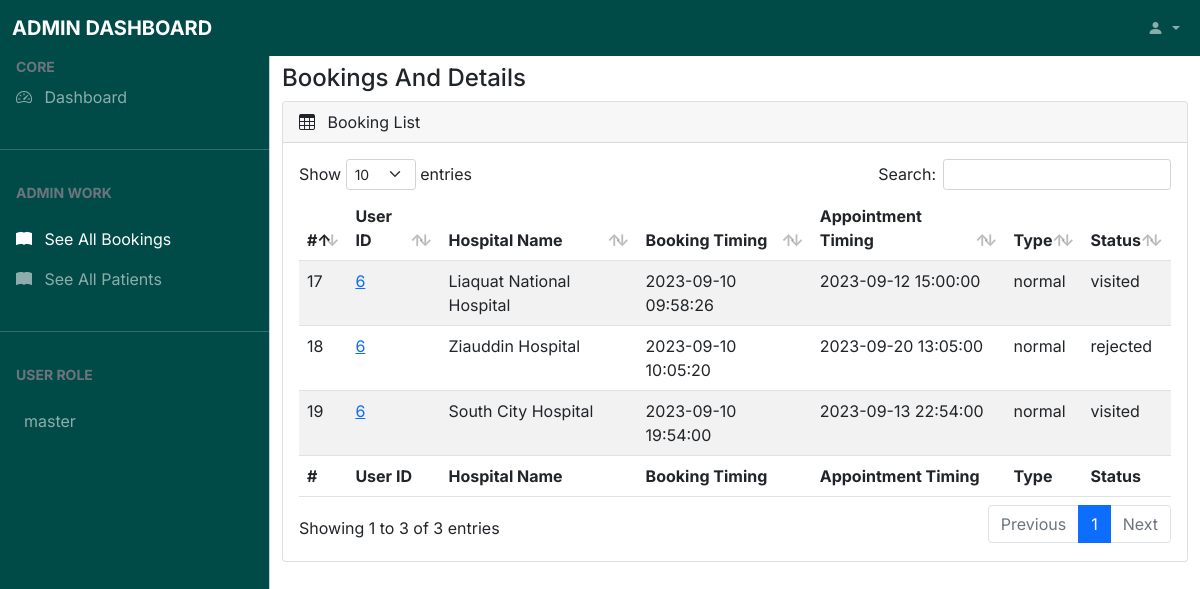
The page /management/admin/details/bookings/index.php (signed in) on the database as committed earlier.
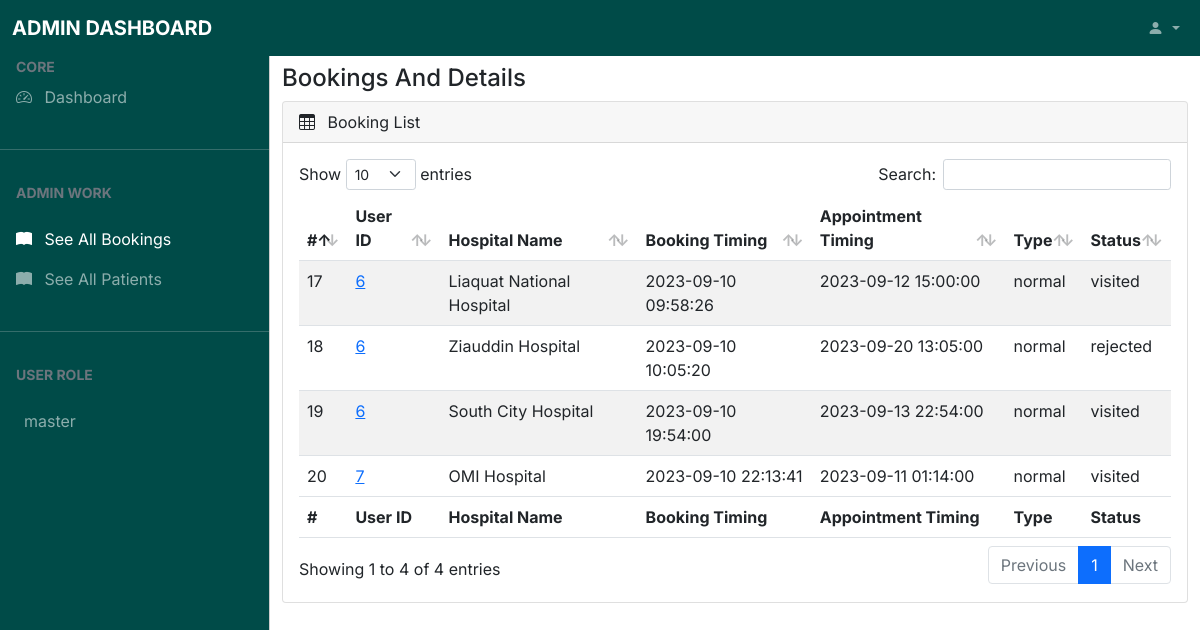
The same page on the database as committed later.
### tables this page shows
CREATE TABLE IF NOT EXISTS `appointments` (
  `appointment_id` int(11) NOT NULL AUTO_INCREMENT,
  `hospital_id` int(11) NOT NULL DEFAULT 0,
  `user_id` int(11) NOT NULL DEFAULT 0,
  `type` varchar(50) DEFAULT 'normal',
  `status` varchar(50) DEFAULT 'pending',
  `booking_time` datetime DEFAULT NULL,
  `appointment_time` datetime DEFAULT NULL,
  PRIMARY KEY (`appointment_id`),
  KEY `hospital_id` (`hospital_id`),
  KEY `user_id` (`user_id`),
  CONSTRAINT `hospital_id` FOREIGN KEY (`hospital_id`) REFERENCES `hospitals` (`hospital_id`),
  CONSTRAINT `user_id` FOREIGN KEY (`user_id`) REFERENCES `users` (`user_id`)
);

CREATE TABLE IF NOT EXISTS `hospitals` (
  `hospital_id` int(11) NOT NULL AUTO_INCREMENT,
  `hospital_name` varchar(50) NOT NULL DEFAULT 'No Name Specified',
  `timing` varchar(50) NOT NULL DEFAULT 'No Timing Specified',
  `area` varchar(50) NOT NULL DEFAULT 'No City Specified',
  `city` varchar(50) NOT NULL DEFAULT 'No Area Specified',
  PRIMARY KEY (`hospital_id`)
);

### config.php (called while the page is built)
<?php
    $config['URL'] = 'http://localhost';
    $config['DB_URL'] = 'localhost:3306';
    $config['DB_USERNAME'] = 'root';
    $config['DB_PASSWORD'] = '';
    $config['DB_DATABASE'] = '_covid19';
    $config['THEME_COLOR'] = '#00aea5';
    $config['STATIC_BACKGROUND'] = false;
?>

### management/admin/details/bookings/index.php (the view, shortened to what the changed rows need)
<?php
require('../../../../config.php');
$connection = mysqli_connect($config['DB_URL'], $config['DB_USERNAME'], $config['DB_PASSWORD'], $config['DB_DATABASE']);
?>
<!DOCTYPE html>
<html lang="en">
<head>
    <link href="https://cdn.jsdelivr.net/npm/bootstrap@5.1.3/dist/css/bootstrap.min.css" rel="stylesheet">
    <link rel="stylesheet" href="https://use.fontawesome.com/releases/v5.2.0/css/all.css" />
    <link rel="stylesheet" href="<?php echo $config['URL'] ?>/assets/css/global.css">
    <link rel="stylesheet" href="https://cdn.jsdelivr.net/npm/bootstrap-icons@1.4.1/font/bootstrap-icons.css" />
    <link rel="stylesheet" href="<?php echo $config['URL'] ?>/vendor/data_tables/dataTables.bootstrap5.min.css">
    <link rel="stylesheet" href="<?php echo $config['URL'] ?>/assets/css/dash.css">
</head>
<body>
    <main class="mt-5 pt-3">
        <div class="container-fluid">
            <div class="row">
                <div class="col-md-12 mb-3">
                    <div class="card">
                        <div class="card-body">
                            <div class="table-responsive">
                                <table id="example" class="table table-striped data-table2" style="width: 100%">
                                    <thead>
                                        <tr>
                                            <th>#</th>
                                            <th>User ID</th>
                                            <th>Hospital Name</th>
                                            <th>Booking Timing</th>
                                            <th>Appointment Timing</th>
                                            <th>Type</th>
                                            <th>Status</th>
                                        </tr>
                                    </thead>
                                    <tbody>
                                        <?php
                                        $query = "SELECT * FROM appointments INNER JOIN hospitals ON appointments.hospital_id = hospitals.hospital_id";
                                        $result = mysqli_query($connection, $query);
                                        $total  = mysqli_num_rows($result);
                                        if ($total >= 1) {
                                            while ($row = mysqli_fetch_assoc($result)) {
                                                echo '
                                                <tr>
                                                    <td>' . $row['appointment_id'] . '</td>
                                                    <td><a href="' . $config['URL'] . '/management/admin/details/bookings/detail/?id=' . $row['user_id'].'">' . $row['user_id'] . '</a></td>
                                                    <td>' . $row['hospital_name'] . '</td>
                                                    <td>' . $row['booking_time'] . '</td>
                                                    <td>' . $row['appointment_time'] . '</td>
                                                    <td>' . $row['type'] . '</td>
                                                    <td>' . $row['status'] . '</td>
                                                </tr>
                                                ';
                                            }
                                        }
                                        ?>
                                    </tbody>
                                    <tfoot>
                                        <tr>
                                            <th>#</th>
                                            <th>User ID</th>
                                            <th>Hospital Name</th>
                                            <th>Booking Timing</th>
                                            <th>Appointment Timing</th>
                                            <th>Type</th>
                                            <th>Status</th>
                                        </tr>
                                    </tfoot>
                                </table>
                            </div>
                        </div>
                    </div>
                </div>
            </div>
        </div>
    </main>
</body>
</html>

Rows that differ between the two databases and show on the page:
added appointments: appointment_id "20", user "7", hospital.hospital_name "OMI Hospital", booking_time "2023-09-10 22:13:41", appointment_time "2023-09-11 01:14:00", type "normal", status "visited"
Other text that changed with them:
text written by a page script: "Show entries Search: Showing 1 to 3 of 3 entries Previous 1 Next" → "Show entries Search: Showing 1 to 4 of 4 entries Previous 1 Next"
